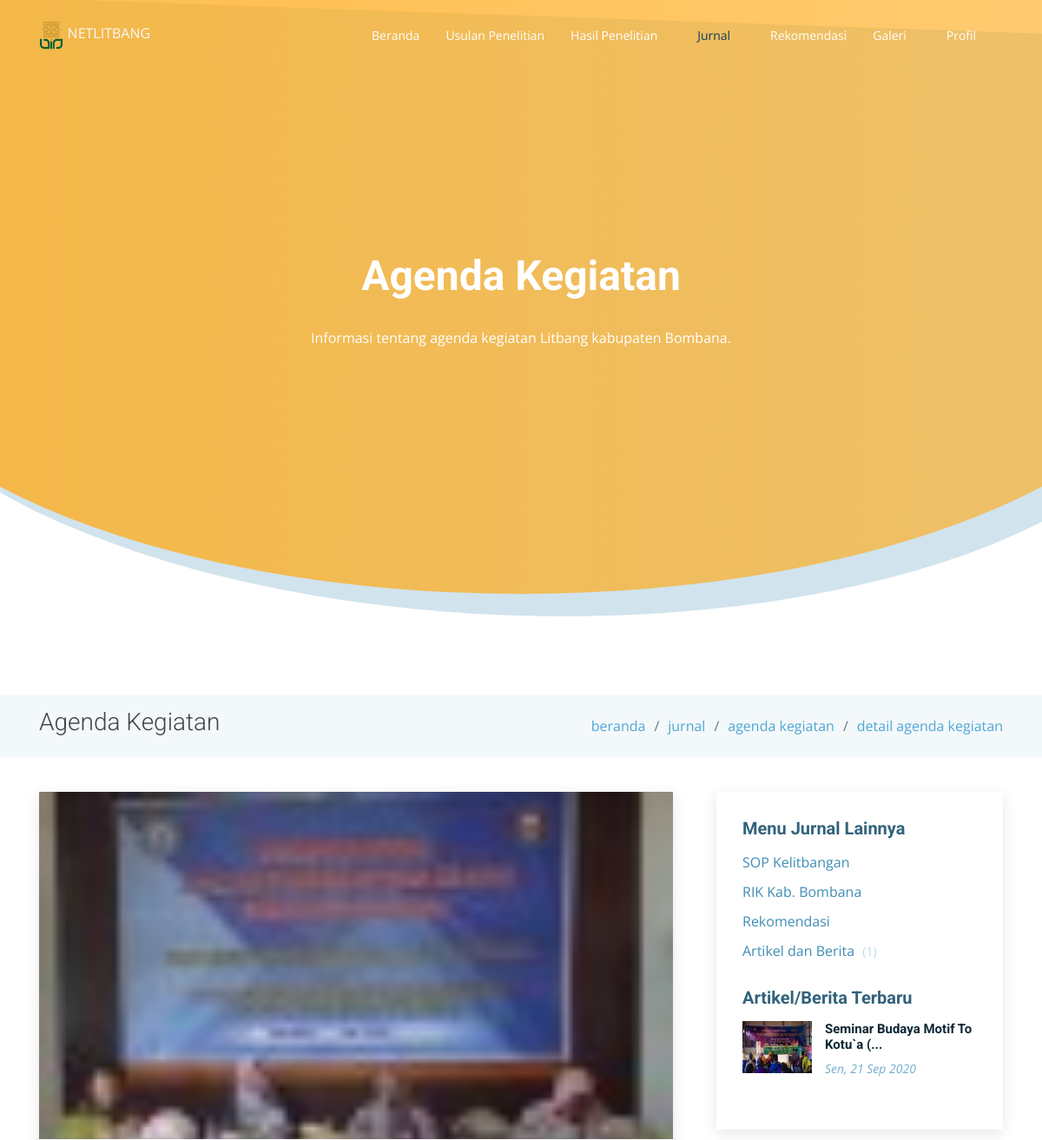
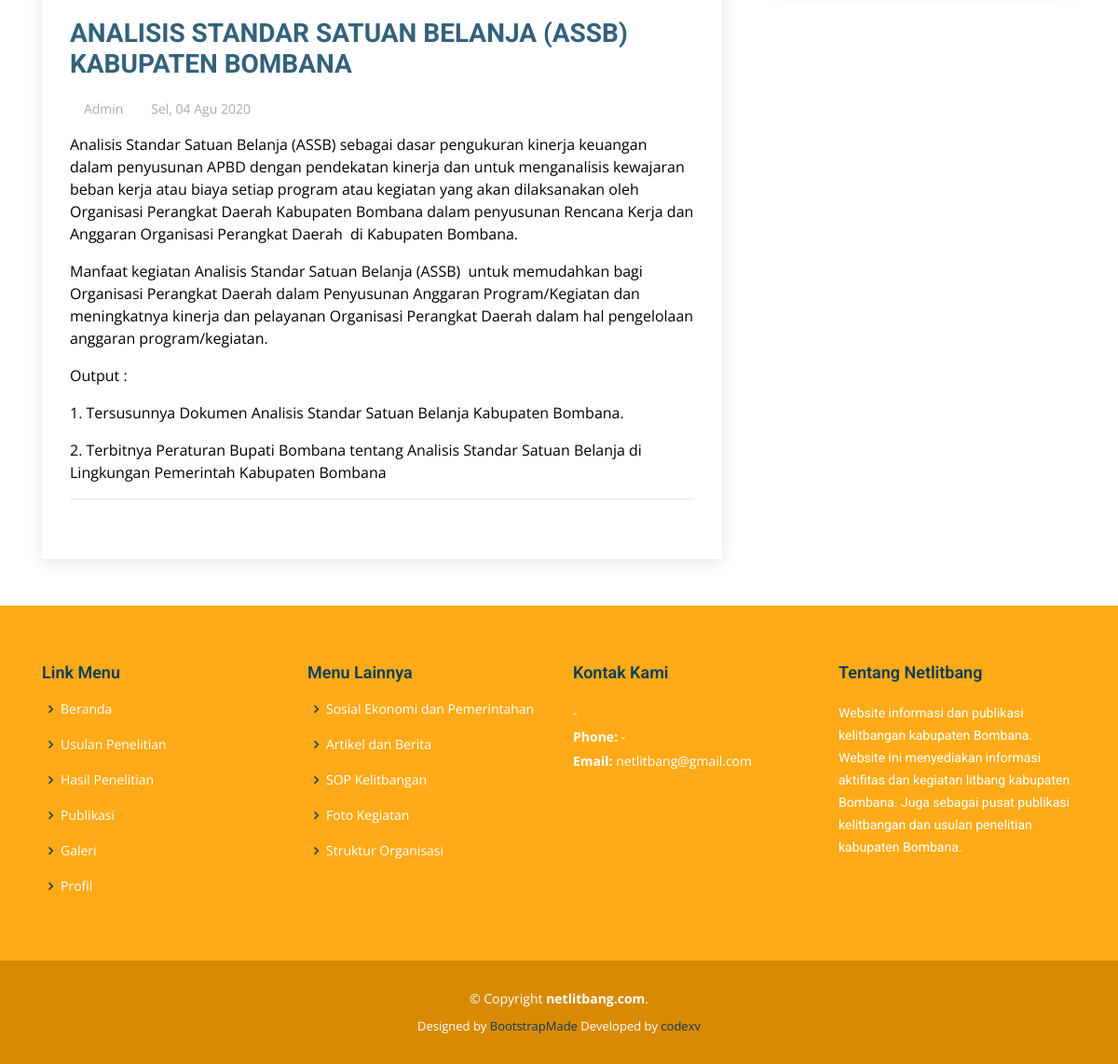
Screenshot of /journal/detail/agenda-kegiatan/analisis-standar-satuan-belanja-assb-kabupaten-bombana-1601467802 with the database file from the repository (2 pictures, top to bottom).
### tables this page shows
CREATE TABLE `articles` (
  `id` int(11) NOT NULL,
  `title` varchar(250) DEFAULT NULL,
  `content` text NOT NULL,
  `file` varchar(55) DEFAULT NULL,
  `start_date` date DEFAULT NULL,
  `end_date` date DEFAULT NULL,
  `type` enum('sop-kelitbangan','rik-bombana','agenda-kegiatan','rekomendasi','artikel-berita','sosial-pemerintahan','ekonomi-pembangunan','inovasi-pelayanan-publik','definisi','regulasi','kontak-kami','struktur-organisasi','gambar','foto-kegiatan','video') NOT NULL,
  `slug` varchar(250) DEFAULT NULL,
  `created_at` timestamp NOT NULL DEFAULT current_timestamp(),
  `created_by` int(11) NOT NULL,
  `updated_at` timestamp NULL DEFAULT NULL,
  `updated_by` int(11) DEFAULT NULL
);

### application/views/pages/journal/agenda-kegiatan-detail.php (the view, shortened to what the rows shown need)
<main id="main">
    <section class="breadcrumbs">
        <div class="container">
            <div class="d-flex justify-content-between align-items-center">
            <h2><?=$title?></h2>
            </div>
        </div>
    </section>
    <section class="blog" data-aos="fade-up" data-aos-easing="ease-in-out" data-aos-duration="500">
        <div class="container">
            <div class="row">
                <div class="col-lg-8 entries">
                    <article class="entry entry-single">
                        <div class="entry-img">
                            <img src="<?=base_url('uploads/images/').$results[0]['file']?>" alt="Gambar" style="width:100%; height:auto; object-fit:cover;" class="img-fluid">
                        </div>
                        <h2 class="entry-title">
                            <a href="#"><?=$results[0]['title']?></a>
                        </h2>
                        <div class="entry-meta">
                            <ul>
                            <li class="d-flex align-items-center"><i class="icofont-wall-clock"></i> <a href="#"><time datetime="<?=date('Y-m-d')?>"><?=_dateShortID($results[0]['created_at'])?></time></a></li>
                            </ul>
                        </div>
                        <div class="entry-content">
                            <p><?=$results[0]['content']?></p>
                        </div>
                    </article>
                </div>
                <div class="col-lg-4">
                    <div class="sidebar">
                    <div class="sidebar-item recent-posts">
                        <?php
                            if(!empty($new_articles)) {
                                foreach($new_articles as $value) {
                        ?>
                        <div class="post-item clearfix">
                            <img src="<?=base_url('uploads/images/thumbs/').$value['file']?>" alt="gambar">
                            <h4><a href="<?=base_url('journal/detail/artikel-berita/').$value['slug']?>"><?=_limitText($value['title'],35)?></a></h4>
                            <time datetime="<?=date('Y-m-d')?>"><?=_dateShortID($value['created_at'])?></time>
                        </div>
                        <?php
                                }
                            }else {
                        ?>
                        <h3>Tidak ada berita.</h3>
                        <?php
                            }
                        ?>
                    </div>
                    </div>
                </div>
            </div>
        </div>
    </section>
</main>

### rows the page displays
articles: file (picture), title "ANALISIS STANDAR SATUAN BELANJA (ASSB) KABUPATEN BOMBANA", created_at "Sel, 04 Agu 2020", content "Analisis Standar Satuan Belanja (ASSB) sebagai dasar pengukuran kinerja keuangan dalam penyusunan APBD dengan pendekatan kinerja dan untuk menganalisis kewajaran beban kerja atau biaya setiap program atau kegiatan yang akan dilaksanakan oleh Organisasi Perangkat Daerah Kabupaten Bombana dalam penyusunan Rencana Kerja dan Anggaran Organisasi Perangkat Daerah di Kabupaten Bombana. Manfaat kegiatan Analisis Standar Satuan Belanja (ASSB) untuk memudahkan bagi Organisasi Perangkat Daerah dalam Penyusunan Anggaran Program/Kegiatan dan meningkatnya kinerja dan pelayanan Organisasi Perangkat Daerah dalam hal pengelolaan anggaran program/kegiatan. Output : 1. Tersusunnya Dokumen Analisis Standar…"
articles: file (picture), title "Seminar Budaya Motif To Kotu`a (...", created_at "Sen, 21 Sep 2020"

### other values shown
$head "Agenda Kegiatan"
$content "Informasi tentang agenda kegiatan Litbang kabupaten Bombana."
$title "Agenda Kegiatan"
$link['title'] "beranda"
$link['title'] "jurnal"
$link['title'] "agenda kegiatan"
$link['title'] "detail agenda kegiatan"
$submenu['title'] "SOP Kelitbangan"
$submenu['title'] "RIK Kab. Bombana"
$submenu['title'] "Rekomendasi"
$submenu['title'] "Artikel dan Berita"
$submenu['total'] "1"
